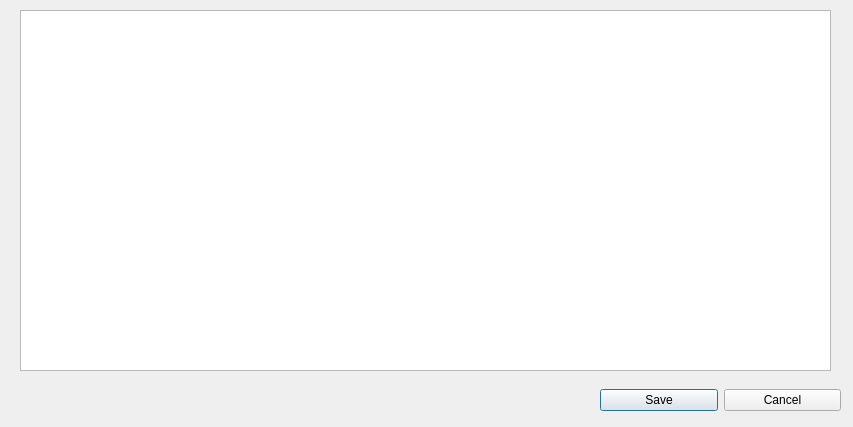
<?xml version="1.0" encoding="UTF-8"?>
<ui version="4.0">
 <class>Table</class>
 <widget class="QDialog" name="Table">
  <property name="geometry">
   <rect>
    <x>0</x>
    <y>0</y>
    <width>853</width>
    <height>427</height>
   </rect>
  </property>
  <property name="windowTitle">
   <string>Dialog</string>
  </property>
  <widget class="QTableWidget" name="table">
   <property name="geometry">
    <rect>
     <x>20</x>
     <y>10</y>
     <width>811</width>
     <height>361</height>
    </rect>
   </property>
  </widget>
  <widget class="QWidget" name="">
   <property name="geometry">
    <rect>
     <x>600</x>
     <y>380</y>
     <width>241</width>
     <height>41</height>
    </rect>
   </property>
   <layout class="QHBoxLayout" name="horizontalLayout">
    <item>
     <widget class="QPushButton" name="SaveButton">
      <property name="text">
       <string>Save</string>
      </property>
     </widget>
    </item>
    <item>
     <widget class="QPushButton" name="cancelButton">
      <property name="text">
       <string>Cancel</string>
      </property>
     </widget>
    </item>
   </layout>
  </widget>
 </widget>
 <resources/>
 <connections/>
</ui>
